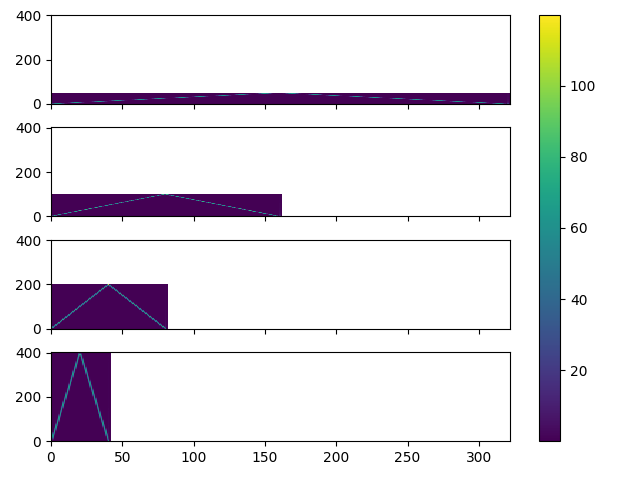

Write the Python code that produced this figure.
import numpy as np
import matplotlib.pyplot as plt
from scipy.signal import chirp
from q03 import stft
from q04 import hamming

sec = 1
fs = 16000
t = np.linspace(0, sec, fs+1) 
x = chirp(t, f0=100, f1=16000, t1=sec)

L = 50
S = 25
Xs = []
for i in range(1, 5):
  L = L * 2
  S = S * 2
  w = hamming(L)
  X = stft(L, S, w, x)
  Xs.append(X)

fig, ax = plt.subplots(4, 1, sharey=True, sharex=True)
for i, X in enumerate(Xs):
  A = np.abs(X)

  F = X.shape[0]
  T = X.shape[1]

  cb = ax[i].pcolormesh(A)

plt.tight_layout()

fig.colorbar(cb, ax=ax)

plt.savefig('skotsugi/chapter04/q09.png')